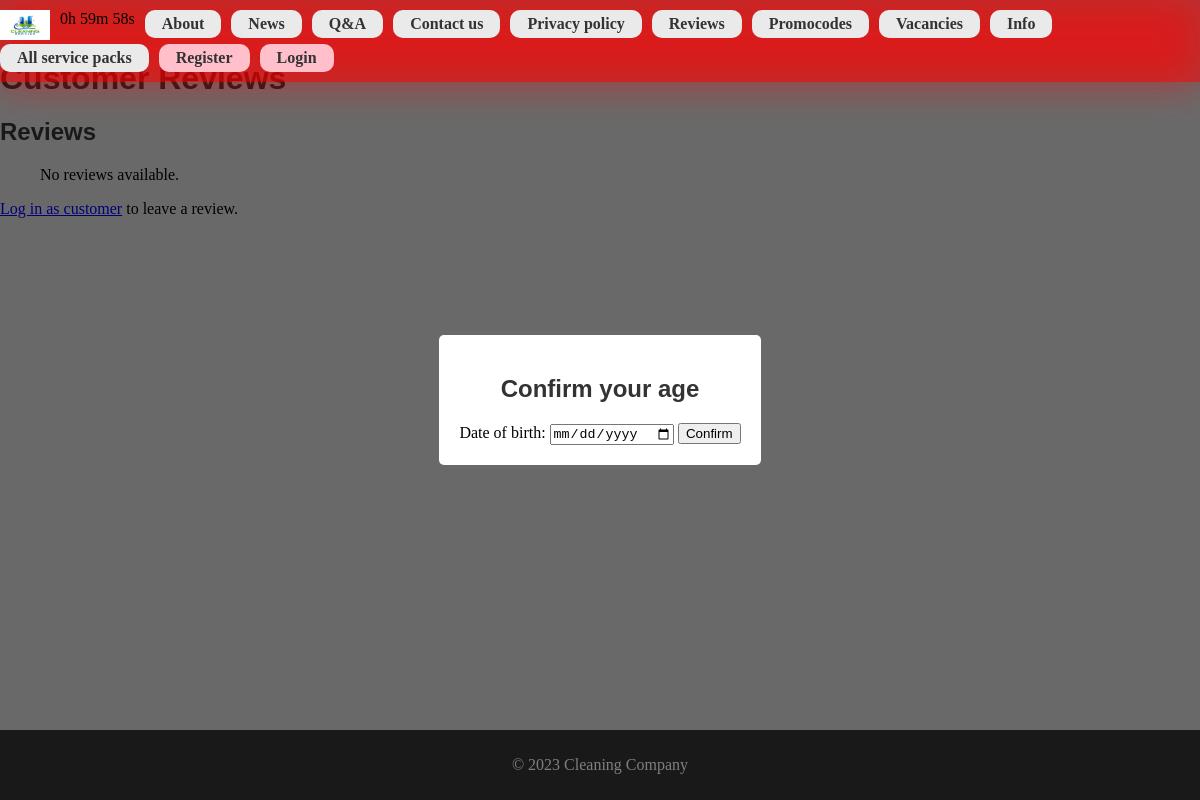
/reviews/, run on an earlier commit of the app's database.
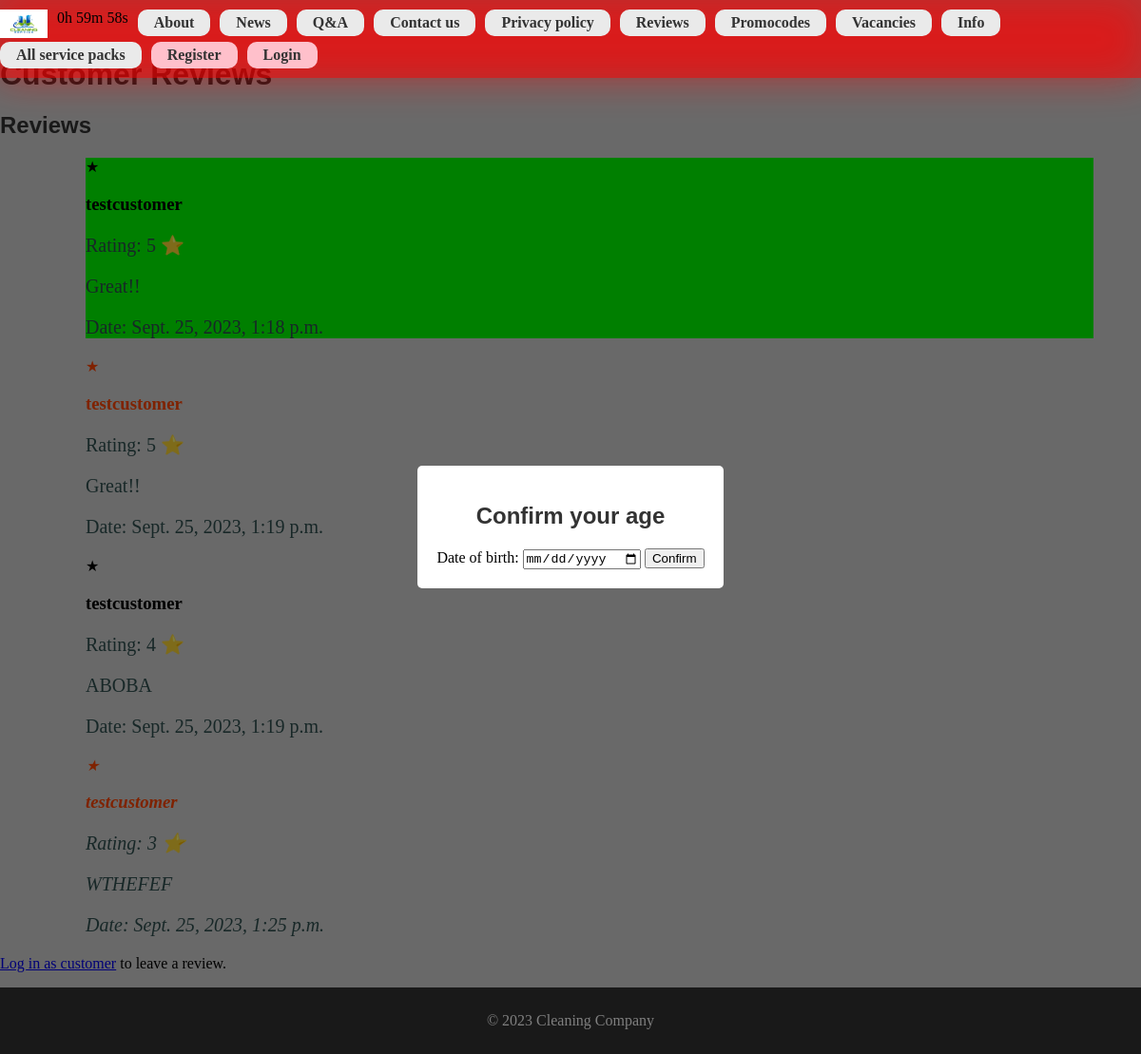
And on a later commit of the database.
### newvision/models.py (models this page shows)
class Review(models.Model):
    reviewer_name = models.CharField(max_length=100)
    rating = models.PositiveSmallIntegerField(
        validators=[
            MinValueValidator(1, message="Rating must be at least 1"),
            MaxValueValidator(5, message="Rating must be at most 5"),
        ]
    )
    text = models.TextField()
    date = models.DateTimeField(auto_now_add=True)

### newvision/views.py (the view, shortened to what this page needs)
# urls.py: path('reviews/', views.reviews, name='reviews'),
def reviews(request):
    reviews = Review.objects.all()
    form = ReviewForm()
    return render(request, 'newvision/reviews.html', {'reviews': reviews, 'form': form})

### newvision/forms.py
class ReviewForm(forms.Form):
    RATING_CHOICES = [(1, '1 ⭐'), (2, '2 ⭐'), (3, '3 ⭐'), (4, '4 ⭐'), (5, '5 ⭐')]
    rating = forms.ChoiceField(choices=RATING_CHOICES, label='Rating',
                               widget=forms.Select(attrs={'class': 'form-control'}))
    text = forms.CharField(
        label='Your Review',
        widget=forms.Textarea(attrs={'class': 'form-control', 'rows': 4}),
    )

### newvision/templates/newvision/reviews.html (shortened to what this page needs)
{% extends "base_generic.html" %}
{% load static %}
{% block styling %}
    <link rel="stylesheet" href="{% static 'newvision/css/reviews.css' %}"/>
{% endblock %}
{% block content %}
    <header>
        <h1>Customer Reviews</h1>
    </header>
    <section>
        <h2>Reviews</h2>
        <ul class="ul-reviews">
            {% for review in reviews %}
                <li class="li-reviews">
                    <h3>{{ review.reviewer_name }}</h3>
                    <p>Rating: {{ review.rating }} ⭐</p>
                    <p>{{ review.text }}</p>
                    <p>Date: {{ review.date }}</p>
                </li>
            {% empty %}
                <p>No reviews available.</p>
            {% endfor %}
        </ul>
    </section>
    {% if user.is_authenticated %}
        {% for group in user.groups.all %}
            {% if group.name == 'Customer' %}
                <section>
                    <h2>Leave a Review</h2>
                    <form method="post" action="{% url 'newvision:reviews' %}">
                        {% csrf_token %}
                        {{ form.as_p }}
                        <button type="submit">Submit Review</button>
                    </form>
                </section>
            {% else %}
                <p>You must be logged in as a customer to leave a review.</p>
            {% endif %}
        {% endfor %}
    {% else %}
        <p><a href="{% url 'login' %}?next={{ '/reviews' }}">Log in as customer</a> to leave a review.</p>
    {% endif %}
{% endblock %}

What changed in the data, as far as the page shows it:
added Review: reviewer_name "testcustomer", rating "5", text "Great!!", date "Sept. 25, 2023, 1:18 p.m."
added Review: reviewer_name "testcustomer", rating "5", text "Great!!", date "Sept. 25, 2023, 1:19 p.m."
added Review: reviewer_name "testcustomer", rating "4", text "ABOBA", date "Sept. 25, 2023, 1:19 p.m."
added Review: reviewer_name "testcustomer", rating "3", text "WTHEFEF", date "Sept. 25, 2023, 1:25 p.m."
Also different on the page:
text no longer shown: "No reviews available."
